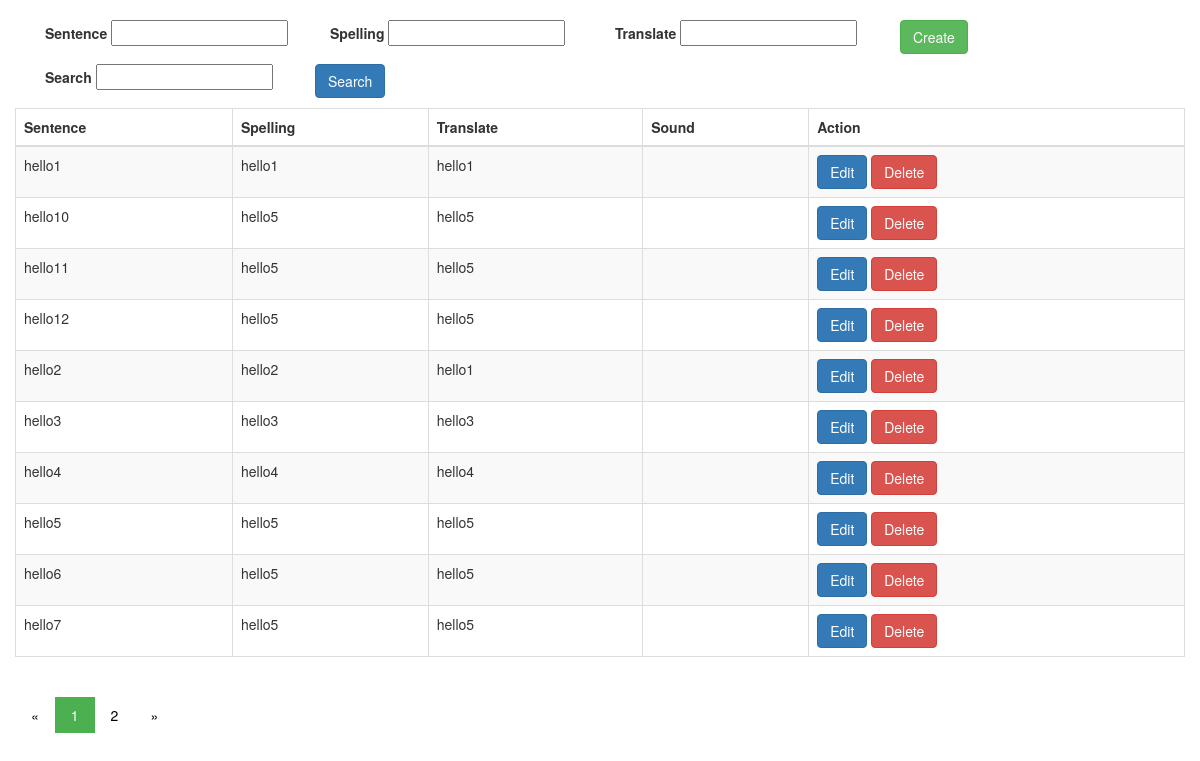
The page / on the database its author committed.
### tables this page shows
CREATE TABLE `new_words` (
  `id` int(11) NOT NULL AUTO_INCREMENT,
  `sentence` varchar(255) DEFAULT NULL,
  `spelling` varchar(255) DEFAULT NULL,
  `translate` varchar(255) DEFAULT NULL,
  `sound` varchar(255) DEFAULT NULL,
  PRIMARY KEY (`id`)
);

### index.php (the view, shortened to what this page needs)
<!DOCTYPE html>
<html lang="en">
<head>
  <link   href="css/bootstrap.min.css" rel="stylesheet">
</head>
<body>
  <?php
  include 'connect.php';
  $results = mysqli_query($db,"SELECT * FROM new_words");
  $total_records = mysqli_num_rows($results);
  $limit = 10;
  $current_page = isset($_GET['page']) ? $_GET['page'] : 1;
  $total_page = ceil($total_records/$limit);
  $start = ($current_page - 1) * $limit;
  $results = mysqli_query($db, "SELECT * FROM new_words  ORDER BY sentence ASC LIMIT $start, $limit");
  $sentence = "";
  $spelling = "";
  $translate = "";
  $search = "";
  $edit_state = false;
  ?>
  <div class="container">
    <div class="row">
    </div>
    <div class="row">
      <form  method="post" action = "">
        <div class="col-md-12">
          <div class="col-md-3">
           <label>Sentence</label>
           <input type="text" name="sentence" value="<?php echo $sentence;?>">
         </div>
         <div class="col-md-3">
           <label>Spelling</label>
           <input type="text" name="spelling" value="<?php echo $spelling;?>">
         </div>
         <div class="col-md-3">
           <label>Translate</label>
           <input type="text" name="translate" value="<?php echo $translate;?>">
         </div>
         <div class="col-md-2">
          <?php if($edit_state == false): ?>
            <p><button type ="submit" class="btn btn-success" name="create" href="index.php?page=<?php echo $current_page ?>">Create</button></p>
          <?php endif; ?>
        </div>
      </div>
      <div class="col-md-12">
        <div class="col-md-3">
         <label>Search</label>
         <input type="text" name="search" value="<?php echo $search;?>">
       </div>
       <p>
        <button type ="submit" class="btn btn-primary" name="searchBtn" >Search</button>
      </p>
    </div>
  </form>
  <table class="table table-striped table-bordered">
    <thead>
      <tr>
        <th>Sentence</th>
        <th>Spelling</th>
        <th>Translate</th>
        <th>Sound</th>
        <th>Action</th>
      </tr>
    </thead>
    <tbody>
      <?php while($row = mysqli_fetch_array($results)){ ?>
      <tr>
        <td><?php echo $row['sentence']?></td>
        <td><?php echo $row['spelling']?></td>
        <td><?php echo $row['translate']?></td>
        <td></td>
        <td>
          <a class="btn btn-primary" href="index.php?edit=<?php echo $row['id']?>&page=<?php echo $current_page ?>" title="">Edit</a>
          <a class="btn btn-danger" href="index.php?delete=<?php echo $row['id']?>&page=<?php echo $current_page ?>" title="">Delete</a>
        </td>
      </tr>
      <?php } ?>
    </tbody>
  </table>
  <div class="pagination">
    <a href="#">&laquo;</a>
    <?php for($i=1; $i<=$total_page;$i++){ ?>
      <?php
			$p = isset($_GET['page'])?$_GET['page']:1;
			if($i == $p) :?>
         <a href="#" class="active"><?php echo $i ?></a>
      <?php else: ?>
         <a href="index.php?page=<?php echo $i ?>"><?php echo $i ?></a>
      <?php endif; ?>
    <?php } ?>
    <a href="#">&raquo;</a>
  </div>
</div>
</div>
</body>
</html>

### index.php (style rules this page uses)
.pagination { display: inline-block; }
.pagination a { color: black; float: left; padding: 8px 16px; text-decoration: none; transition: background-color .3s; }
.pagination a.active { background-color: #4CAF50; color: white; }

### rows shown on the page
new_words: sentence "hello1", spelling "hello1", translate "hello1"
new_words: sentence "hello10", spelling "hello5", translate "hello5"
new_words: sentence "hello11", spelling "hello5", translate "hello5"
new_words: sentence "hello12", spelling "hello5", translate "hello5"
new_words: sentence "hello2", spelling "hello2", translate "hello1"
new_words: sentence "hello3", spelling "hello3", translate "hello3"
new_words: sentence "hello4", spelling "hello4", translate "hello4"
new_words: sentence "hello5", spelling "hello5", translate "hello5"
new_words: sentence "hello6", spelling "hello5", translate "hello5"
new_words: sentence "hello7", spelling "hello5", translate "hello5"
